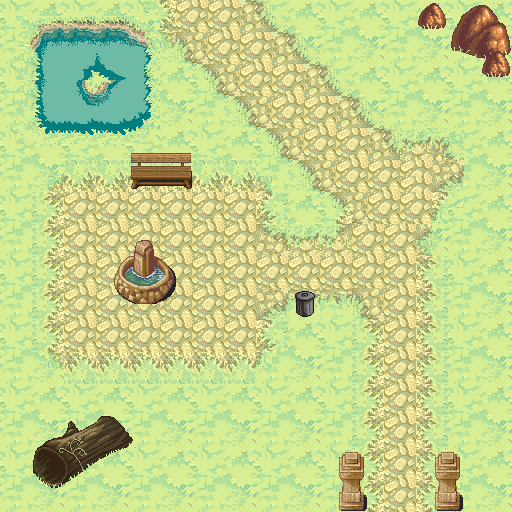

A level layout from a 2D game, rendered from its tile map. Below: a short description, then the map file with tile-grid data replaced by summaries:
An orthogonal 32x32 tile map with 16x16 px tiles, 5 tile layers (Tile Layer 1, Tile Layer 4, Tile Layer 5, collisionLayer, ...), 8 tilesets.

<map version="1.2" tiledversion="1.2.1" orientation="orthogonal" renderorder="right-down" width="32" height="32" tilewidth="16" tileheight="16" infinite="0" nextlayerid="6" nextobjectid="1">
 <tileset firstgid="1" source="ground_tiles.tsx" />
 <tileset firstgid="442" source="object- layer.tsx" />
 <tileset firstgid="526" source="trees_plants_rocks.tsx" />
 <tileset firstgid="782" source="trees_plants.tsx" />
 <tileset firstgid="1038" source="town.tsx" />
 <tileset firstgid="1294" source="ground_tiles2.tsx" />
 <tileset firstgid="3100" source="trees_plants_rocks2.tsx" />
 <tileset firstgid="4124" source="town2.tsx" />
 <layer id="1" name="Tile Layer 1" width="32" height="32">
  <data>[1024 cells, 1024 non-empty, 16 distinct tile ids]</data>
 </layer>
 <layer id="4" name="Tile Layer 4" width="32" height="32">
  <data>[1024 cells, 475 non-empty, 27 distinct tile ids]</data>
 </layer>
 <layer id="5" name="Tile Layer 5" width="32" height="32">
  <data>[1024 cells, 0 non-empty, 0 distinct tile ids]</data>
 </layer>
 <layer id="3" name="collisionLayer" width="32" height="32">
  <properties>
   <property name="blocked" value="" />
  </properties>
  <data>[1024 cells, 128 non-empty, 77 distinct tile ids]</data>
 </layer>
 <layer id="2" name="Tile Layer 2" width="32" height="32">
  <data>[1024 cells, 78 non-empty, 58 distinct tile ids]</data>
 </layer>
</map>
